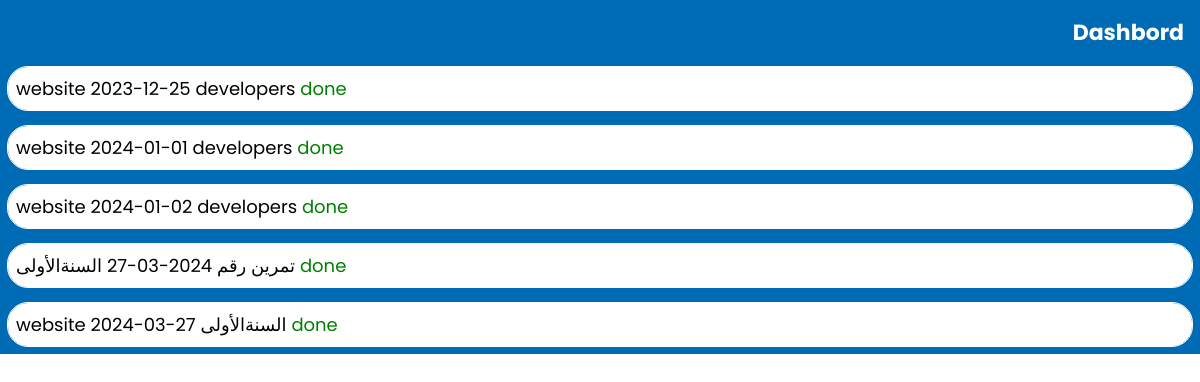
The page /da9a/alltasks.php (signed in) on the database its author committed.
### tables this page shows
CREATE TABLE `aktoiltasks` (
  `id` int(11) NOT NULL,
  `date` varchar(250) NOT NULL,
  `TaskName` varchar(250) NOT NULL,
  `TaskDis` varchar(250) NOT NULL,
  `TaskGroup` varchar(250) NOT NULL,
  `TaskState` varchar(250) NOT NULL
);

### da9a/alltasks.php (the view, shortened to what this page needs)
<?php
    include 'inc/conn-db.php';
    $email = $_SESSION['user']['email'];
    $stm="SELECT * FROM users WHERE email ='$email'";
    $q=$conn->prepare($stm);
    $q->execute();
    $data=$q->fetch();
    $UserName=filter_var($data['companyName'],FILTER_SANITIZE_STRING);
    $taskbdname = $UserName .'Tasks';
    $stm = "SELECT * FROM $taskbdname";
    $q = $conn->prepare($stm);
    $q->execute();
    $dataa = $q->fetchAll(PDO::FETCH_ASSOC);
?>
<!DOCTYPE html>
<html lang="en">
<head>
    <link rel="stylesheet" href="./sass/alltasks.css">
</head>
<body>
<a class="dash" href="profile.php">Dashbord</a>
                <div class="workers-tasks">
                    <div class="names-section">
                        <div class="names">
                        <?php
                            foreach ($dataa as $task) {
                                echo "<p>" . $task['TaskName'] . " ";
                                echo "" . $task['date'] . " ";
                                echo "" . $task['TaskGroup'] . " ";
                                echo "<span class='taskk' >" . $task['TaskState'] . "</span></p> ";
                            }
                        ?>
                        </div>
                    </div>
                </div>
</body>
</html>

### da9a/sass/alltasks.css (style rules this page uses)
* { margin: 0; padding: 0; box-sizing: border-box; }
body { background-color: #ffffff; color: rgb(0, 0, 0); font-size: 18px; font-family: "Poppins", sans-serif; }
.dash { text-decoration: none; position: absolute; right: 1rem; top: 1rem; font-family: "Poppins", sans-serif; color: #ffffff; font-weight: 700; font-size: 22px; }
.workers-tasks { width: 100vw; height: -moz-fit-content; height: fit-content; background-color: #006BB5; }
.workers-tasks .names-section { width: 100%; height: 100%; }
.workers-tasks .names-section .names { width: 100%; height: -moz-fit-content; height: fit-content; display: flex; flex-direction: column; gap: 1rem; padding: 0.5rem; }
.workers-tasks .names-section .names p { width: 100%; height: -moz-fit-content; height: fit-content; outline: 1px solid white; background-color: #ffffff; color: #000000; padding: 0.5rem; border-radius: 20px; }

### rows shown on the page
aktoiltasks: TaskName "website", date "2023-12-25", TaskGroup "developers", TaskState "done"
aktoiltasks: TaskName "website", date "2024-01-01", TaskGroup "developers", TaskState "done"
aktoiltasks: TaskName "website", date "2024-01-02", TaskGroup "developers", TaskState "done"
aktoiltasks: TaskName "تمرين رقم", TaskGroup "السنةالأولى", TaskState "done"
aktoiltasks: TaskName "website", date "2024-03-27", TaskGroup "السنةالأولى", TaskState "done"
